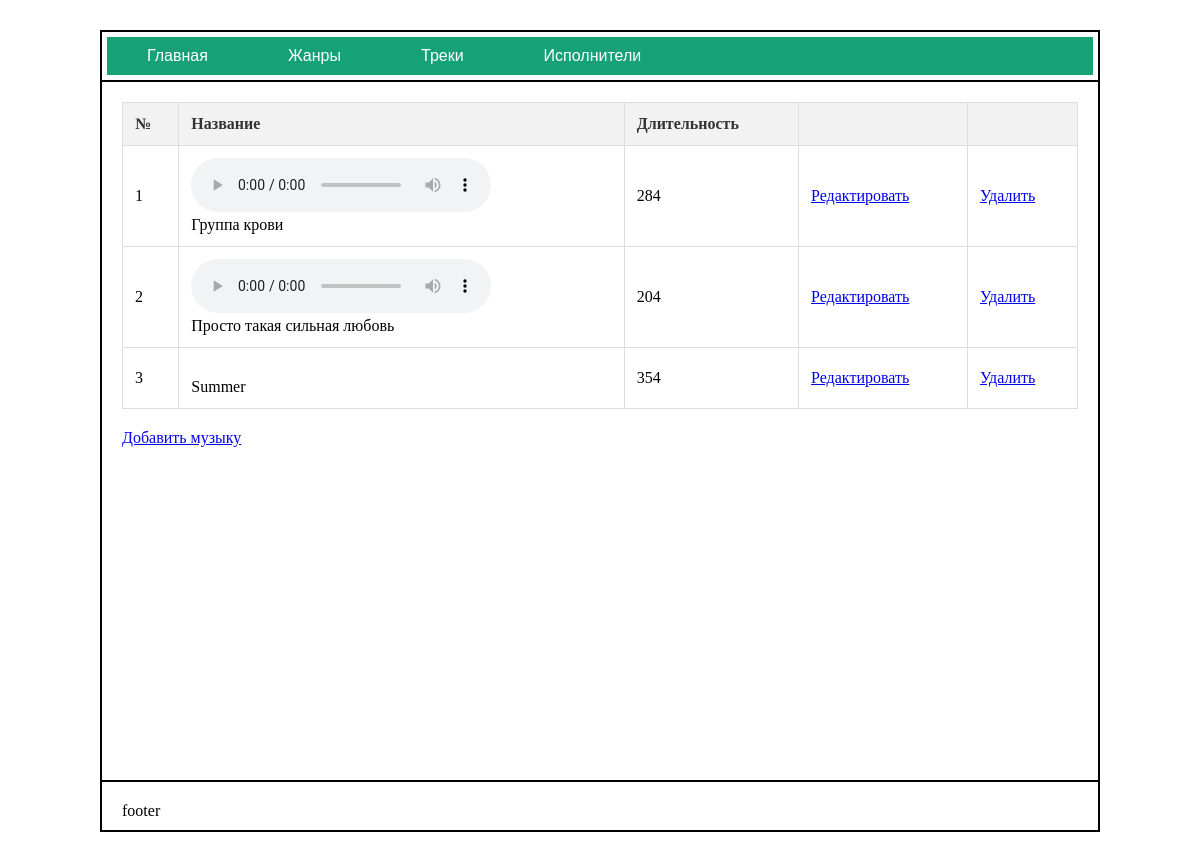
/tracks/, run on the app's committed database.
### main/models.py (models this page shows, shortened)
class Track(models.Model):
    title = models.CharField(max_length=500, unique=True)
    duration = models.IntegerField(help_text="Длительность в секундах")
    genres = models.ManyToManyField(Genre)
    artist = models.ForeignKey(Artist, on_delete=models.RESTRICT, null=True)
    audio_file = models.FileField(upload_to='music/tracks/', blank=True, null=True)

### main/views.py (the view)
# urls.py: path('tracks/', views.tracks),
def tracks(request):
    t = Track.objects.all()
    return render(request, 'tracks.html', {'tracks': t})

### main/templates/tracks.html (shortened to what this page needs)
{% extends "base.html" %}
{% block content %}
    <table>
         <thead>
            <tr>
                <th>№</th>
                <th>Название</th>
                <th>Длительность</th>
                <th></th>
                <th></th>
            </tr>
         </thead>
          <tbody>
                {% for t in tracks %}
                    <tr>
                        <td>{{t.id}}</td>
                        <td>
                            {% if t.audio_file %}
                                <audio src="{{ t.audio_file.url }}" controls></audio>
                            {% endif %}
                            <br>
                            {{ t.title }}
                        </td>
                        <td>{{t.duration}}</td>
                        <td><a href="/edittrack/{{t.id}}">Редактировать</a></td>
                        <td><a href="/deletetrack/{{t.id}}">Удалить</a></td>
                    </tr>
                {% endfor %}
          </tbody>
    </table>
    <a href="/add_track">Добавить музыку</a>
{% endblock content %}

### main/static/styles.css (style rules this page uses)
* { box-sizing: border-box; }
table { width: 100%; border-collapse: collapse; margin-bottom: 20px; }
table th, table td { border: 1px solid #ddd; padding: 12px; text-align: left; }
table th { background-color: #f2f2f2; color: #333; }

### data on the page
Track: id "1", title "Группа крови", duration "284"
Track: id "2", title "Просто такая сильная любовь", duration "204"
Track: id "3", title "Summer", duration "354"
